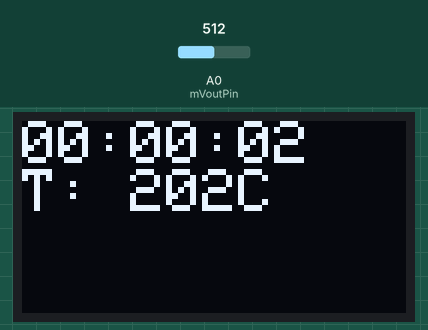
This sketch was run on a simulated Arduino Uno, built with avr-gcc and run on an emulated ATmega328P. On the bench: 128×64 one-colour display. The inputs (shaded band) are chosen by the test bench; at power-on: A0 (mVoutPin) = 512. The display library's start-up logo is not drawn; what the sketch prints to the serial monitor is not drawn.

Above: at 3.2 s.
3.3 s: A0 (mVoutPin) set to 716
At 7.8 s:
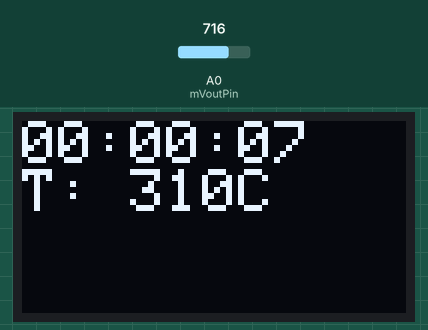
8.0 s: A0 (mVoutPin) set to 900
At 12.6 s:
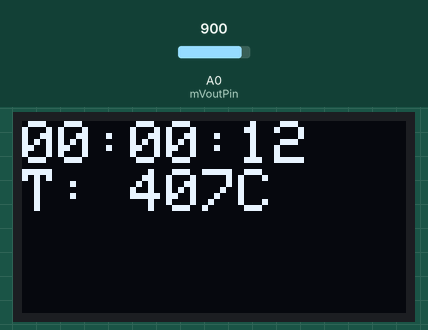
12.7 s: A0 (mVoutPin) set to 1023
At 18.2 s:
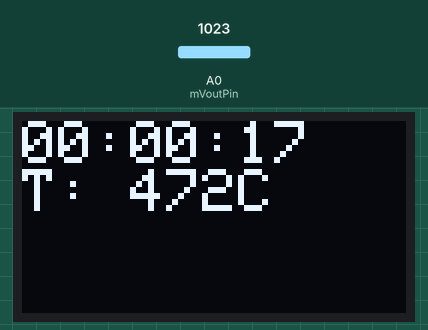
Timing chart, 0 to 19.7 s (numbered marks = the images above; inputs shaded):
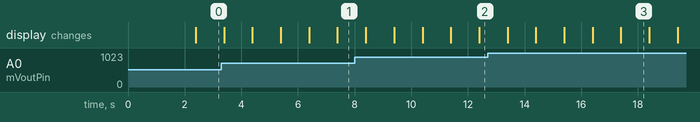

Measured:
- what the display in image 3 shows lasts 1.0 s, from 17.4 s to 18.4 s

The sketch:

makeKuc-sSerial-at12.ino
```cpp
/* SoftwareSerial +OLED + Analog Sensor(LM60BIZ )
 , NTP receive sample. (Atmega328P )
 BETA ver: 0.9.3
*/
#include <SoftwareSerial.h>
#include <SPI.h>
#include <Wire.h>
#include <Adafruit_GFX.h>
#include <Adafruit_SSD1306.h>
#include <Time.h>
#include <TimeLib.h>

//define
#define TIME_MSG_LEN  11   // time sync to PC is HEADER followed by Unix time_t as ten ASCII digits
#define TIME_HEADER  'T'   // Header tag for serial time sync message
#define TIME_REQUEST  7    // ASCII bell character requests a time sync message
// T1262347200  //noon Jan 1 2010

SoftwareSerial mySerial(5, 6); /* RX:D5, TX:D6 */
const int mVoutPin = 0;
uint32_t mTimerTmp;
uint32_t mTimerTime;
uint32_t mReceive_Start=0;
int mTemp=0;
String mTimeStr = "";
#define OLED_RESET 4
Adafruit_SSD1306 display(OLED_RESET);

#define NUMFLAKES 10
#define XPOS 0
#define YPOS 1
#define DELTAY 2

#define LOGO16_GLCD_HEIGHT 16
#define LOGO16_GLCD_WIDTH  16
static const unsigned char PROGMEM logo16_glcd_bmp[] =
{ B00000000, B11000000,
  B00000001, B11000000,
  B00000001, B11000000,
  B00000011, B11100000,
  B11110011, B11100000,
  B11111110, B11111000,
  B01111110, B11111111,
  B00110011, B10011111,
  B00011111, B11111100,
  B00001101, B01110000,
  B00011011, B10100000,
  B00111111, B11100000,
  B00111111, B11110000,
  B01111100, B11110000,
  B01110000, B01110000,
  B00000000, B00110000 };

//
void setup() {
  Serial.begin( 9600 );
  mySerial.begin( 9600 );
  Serial.println("#Start-setup-SS");
  pinMode(mVoutPin, INPUT);
  //
  display.begin(SSD1306_SWITCHCAPVCC, 0x3C);  // initialize with the I2C addr 0x3D (for the 128x64)
  display.display();
  delay(2000);
  display.clearDisplay();
}
//
long convert_Map(long x, long in_min, long in_max, long out_min, long out_max) {
  return (x - in_min) * (out_max - out_min) / (in_max - in_min) + out_min;
}
// reading LM60BIZ
int getTempNum(){
  int iRet=0;
  float fSen  = 0;
  unsigned long reading  = 0;
  int iDiv =3;
  //for (int i=0; i<10; i++) {
  for (int i=0; i< iDiv; i++) {
    int  iTmp = analogRead(mVoutPin);
//Serial.print("get.iTmp=");
//Serial.println(iTmp);
    reading  += iTmp;
    delay(100);
  }
  int SValue= reading / iDiv;
  int voltage=convert_Map(SValue, 0, 1000, 0,3300);  // V
//Serial.print("SValue=");
//Serial.print(SValue);
//Serial.print(" , voltage=");
//Serial.println(voltage);
  int iTemp = (voltage - 424) / 6.25; //電圧値を温度に変換, offset=425
  iRet= iTemp;

  return iRet;
}
//
void display_OLED(String sTime , String sTemp){
  //String sBuff ="Temp:"+ sTemp+ "C";
  String sBuff ="T: "+ sTemp+ "C";
  display.setTextSize(2);
  display.setCursor(0,0);
  display.setTextColor(WHITE);
  display.println( sTime );
  display.println(sBuff);
  display.display();
  delay(100);
  display.clearDisplay();
}
//
boolean Is_validHead(String sHd){
  boolean ret=false;
  if(sHd=="d1"){
    ret= true;
  }else if(sHd=="d2"){
    ret= true;
  }
  return ret;
}
String  digitalClockDisplay(){
  String sRet="";
  // digital clock display of the time
  char cD1[8+1];
  time_t t = now();
  const char* fmtSerial = "%02d:%02d:%02d";
  sprintf(cD1, fmtSerial, hour(t), minute(t), second(t));
//Serial.println(cD1);
  sRet=String(cD1);
  return sRet;
}
//
void conv_timeSync(String src){
  //String sRet="";
  unsigned long pctime;
  const unsigned long DEFAULT_TIME = 1357041600; // Jan 1 2013
   pctime = src.toInt();
   if( pctime >= DEFAULT_TIME) { // check the integer is a valid time (greater than Jan 1 2013)
     setTime(pctime); // Sync Arduino clock to the time received on the serial port
   }
   //return sRet;
}
String mBuff="";
//
void proc_uart(){
    while( mySerial.available() ){
      char c= mySerial.read();
      mBuff.concat(c );
      if(  mBuff.length() >= 13 ){
        String sHead= mBuff.substring(0,2);
        boolean bChkHd= Is_validHead( sHead );
        if(bChkHd== true){
// Serial.println( "Hd="+ sHead );
Serial.println( "mBuff="+ mBuff );
          String sTmp= mBuff.substring(3,13);
          conv_timeSync(sTmp);
           //send
           int iD1=int(mTemp );
           char cD1[10+1];
           sprintf(cD1 , "d1%08d", iD1);
           mySerial.print( cD1 );
           mReceive_Start=millis();
//Serial.print("cD1=");
//Serial.println(cD1  );
        }
        mBuff="";
      }else{
          if(mReceive_Start > millis()+ 10000 ){
            mBuff="";
          }
      }
    } //end_while
}

//
void loop() {
    proc_uart();
    if (millis() > mTimerTmp) {
       mTimerTmp = millis()+ 5000;
       mTemp= getTempNum();
       //mTemp= 10;
Serial.println("mTemp="  +String(mTemp ));
    }
    if (millis() > mTimerTime) {
       mTimerTime = millis()+ 1000;
       mTimeStr= digitalClockDisplay();
       display_OLED(mTimeStr ,String(mTemp));
    }

}
```
